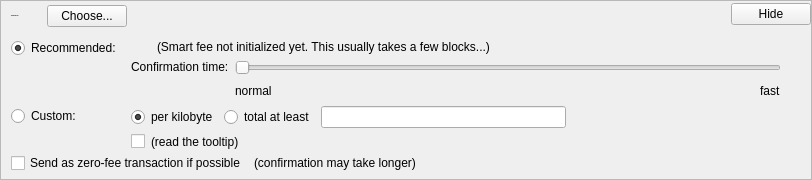
    <widget class="QFrame" name="frameFee">
     <property name="sizePolicy">
      <sizepolicy hsizetype="Expanding" vsizetype="Expanding">
       <horstretch>0</horstretch>
       <verstretch>0</verstretch>
      </sizepolicy>
     </property>
     <property name="maximumSize">
      <size>
       <width>16777215</width>
       <height>16777215</height>
      </size>
     </property>
     <property name="frameShape">
      <enum>QFrame::StyledPanel</enum>
     </property>
     <property name="frameShadow">
      <enum>QFrame::Sunken</enum>
     </property>
     <layout class="QVBoxLayout" name="verticalLayoutFee1">
      <property name="spacing">
       <number>0</number>
      </property>
      <property name="margin">
       <number>0</number>
      </property>
      <item>
       <layout class="QVBoxLayout" name="verticalLayoutFee2" stretch="0,0,0">
        <property name="spacing">
         <number>0</number>
        </property>
        <property name="leftMargin">
         <number>10</number>
        </property>
        <property name="topMargin">
         <number>0</number>
        </property>
        <item>
         <layout class="QHBoxLayout" name="horizontalLayoutFee1">
          <property name="bottomMargin">
           <number>0</number>
          </property>
          <item>
           <layout class="QVBoxLayout" name="verticalLayoutFee7">
            <property name="spacing">
             <number>0</number>
            </property>
            <item>
             <spacer name="verticalSpacerSmartFee">
              <property name="orientation">
               <enum>Qt::Vertical</enum>
              </property>
              <property name="sizeType">
               <enum>QSizePolicy::Fixed</enum>
              </property>
              <property name="sizeHint" stdset="0">
               <size>
                <width>1</width>
                <height>4</height>
               </size>
              </property>
             </spacer>
            </item>
            <item>
             <layout class="QHBoxLayout" name="horizontalLayoutSmartFee">
              <property name="spacing">
               <number>10</number>
              </property>
              <item>
               <widget class="QLabel" name="labelFeeHeadline">
                <property name="sizePolicy">
                 <sizepolicy hsizetype="Preferred" vsizetype="Maximum">
                  <horstretch>0</horstretch>
                  <verstretch>0</verstretch>
                 </sizepolicy>
                </property>
                <property name="font">
                 <font>
                  <pointsize>-1</pointsize>
                  <weight>75</weight>
                  <bold>true</bold>
                 </font>
                </property>
                <property name="styleSheet">
                 <string notr="true">font-weight:bold;</string>
                </property>
                <property name="text">
                 <string>Transaction Fee:</string>
                </property>
               </widget>
              </item>
              <item>
               <widget class="QLabel" name="labelFeeMinimized">
                <property name="text">
                 <string/>
                </property>
               </widget>
              </item>
              <item>
               <widget class="QPushButton" name="buttonChooseFee">
                <property name="text">
                 <string>Choose...</string>
                </property>
               </widget>
              </item>
             </layout>
            </item>
            <item>
             <spacer name="verticalSpacer_5">
              <property name="orientation">
               <enum>Qt::Vertical</enum>
              </property>
              <property name="sizeHint" stdset="0">
               <size>
                <width>1</width>
                <height>1</height>
               </size>
              </property>
             </spacer>
            </item>
           </layout>
          </item>
          <item>
           <spacer name="horizontalSpacer_4">
            <property name="orientation">
             <enum>Qt::Horizontal</enum>
            </property>
            <property name="sizeHint" stdset="0">
             <size>
              <width>40</width>
              <height>20</height>
             </size>
            </property>
           </spacer>
          </item>
          <item>
           <widget class="QPushButton" name="buttonMinimizeFee">
            <property name="toolTip">
             <string>collapse fee-settings</string>
            </property>
            <property name="text">
             <string>Hide</string>
            </property>
           </widget>
          </item>
         </layout>
        </item>
        <item>
         <widget class="QFrame" name="frameFeeSelection">
          <layout class="QVBoxLayout" name="verticalLayoutFee12">
           <property name="spacing">
            <number>0</number>
           </property>
           <property name="margin">
            <number>0</number>
           </property>
           <item>
            <layout class="QGridLayout" name="gridLayoutFee">
             <property name="topMargin">
              <number>10</number>
             </property>
             <property name="bottomMargin">
              <number>4</number>
             </property>
             <property name="horizontalSpacing">
              <number>10</number>
             </property>
             <property name="verticalSpacing">
              <number>4</number>
             </property>
             <item row="1" column="1">
              <layout class="QVBoxLayout" name="verticalLayoutFee8">
               <property name="spacing">
                <number>6</number>
               </property>
               <item>
                <layout class="QHBoxLayout" name="horizontalLayoutFee13">
                 <item>
                  <widget class="QRadioButton" name="radioCustomPerKilobyte">
                   <property name="toolTip">
                    <string>If the custom fee is set to 1000 satoshis and the transaction is only 250 bytes, then &quot;per kilobyte&quot; only pays 250 satoshis in fee, while &quot;total at least&quot; pays 1000 satoshis. For transactions bigger than a kilobyte both pay by kilobyte.</string>
                   </property>
                   <property name="text">
                    <string>per kilobyte</string>
                   </property>
                   <property name="checked">
                    <bool>true</bool>
                   </property>
                   <attribute name="buttonGroup">
                    <string notr="true">groupCustomFee</string>
                   </attribute>
                  </widget>
                 </item>
                 <item>
                  <widget class="QRadioButton" name="radioCustomAtLeast">
                   <property name="toolTip">
                    <string>If the custom fee is set to 1000 satoshis and the transaction is only 250 bytes, then &quot;per kilobyte&quot; only pays 250 satoshis in fee, while &quot;total at least&quot; pays 1000 satoshis. For transactions bigger than a kilobyte both pay by kilobyte.</string>
                   </property>
                   <property name="text">
                    <string>total at least</string>
                   </property>
                   <attribute name="buttonGroup">
                    <string notr="true">groupCustomFee</string>
                   </attribute>
                  </widget>
                 </item>
                 <item>
                  <widget class="BitcoinAmountField" name="customFee"/>
                 </item>
                 <item>
                  <spacer name="horizontalSpacer_6">
                   <property name="orientation">
                    <enum>Qt::Horizontal</enum>
                   </property>
                   <property name="sizeHint" stdset="0">
                    <size>
                     <width>1</width>
                     <height>1</height>
                    </size>
                   </property>
                  </spacer>
                 </item>
                </layout>
               </item>
               <item>
                <layout class="QHBoxLayout" name="horizontalLayoutFee8">
                 <item>
                  <widget class="QCheckBox" name="checkBoxMinimumFee">
                   <property name="toolTip">
                    <string>Paying only the minimum fee is just fine as long as there is less transaction volume than space in the blocks. But be aware that this can end up in a never confirming transaction once there is more demand for bitcoin transactions than the network can process.</string>
                   </property>
                   <property name="text">
                    <string/>
                   </property>
                  </widget>
                 </item>
                 <item>
                  <widget class="QLabel" name="labelMinFeeWarning">
                   <property name="enabled">
                    <bool>true</bool>
                   </property>
                   <property name="toolTip">
                    <string>Paying only the minimum fee is just fine as long as there is less transaction volume than space in the blocks. But be aware that this can end up in a never confirming transaction once there is more demand for bitcoin transactions than the network can process.</string>
                   </property>
                   <property name="text">
                    <string>(read the tooltip)</string>
                   </property>
                   <property name="margin">
                    <number>5</number>
                   </property>
                  </widget>
                 </item>
                 <item>
                  <spacer name="horizontalSpacer_2">
                   <property name="orientation">
                    <enum>Qt::Horizontal</enum>
                   </property>
                   <property name="sizeHint" stdset="0">
                    <size>
                     <width>1</width>
                     <height>1</height>
                    </size>
                   </property>
                  </spacer>
                 </item>
                </layout>
               </item>
              </layout>
             </item>
             <item row="0" column="0">
              <layout class="QVBoxLayout" name="verticalLayoutFee4" stretch="0,1">
               <item>
                <widget class="QRadioButton" name="radioSmartFee">
                 <property name="text">
                  <string>Recommended:</string>
                 </property>
                 <property name="checked">
                  <bool>true</bool>
                 </property>
                 <attribute name="buttonGroup">
                  <string notr="true">groupFee</string>
                 </attribute>
                </widget>
               </item>
               <item>
                <spacer name="verticalSpacer_2">
                 <property name="orientation">
                  <enum>Qt::Vertical</enum>
                 </property>
                 <property name="sizeHint" stdset="0">
                  <size>
                   <width>1</width>
                   <height>1</height>
                  </size>
                 </property>
                </spacer>
               </item>
              </layout>
             </item>
             <item row="1" column="0">
              <layout class="QVBoxLayout" name="verticalLayoutFee9" stretch="0,1">
               <item>
                <widget class="QRadioButton" name="radioCustomFee">
                 <property name="text">
                  <string>Custom:</string>
                 </property>
                 <attribute name="buttonGroup">
                  <string notr="true">groupFee</string>
                 </attribute>
                </widget>
               </item>
               <item>
                <spacer name="verticalSpacer_6">
                 <property name="orientation">
                  <enum>Qt::Vertical</enum>
                 </property>
                 <property name="sizeHint" stdset="0">
                  <size>
                   <width>1</width>
                   <height>1</height>
                  </size>
                 </property>
                </spacer>
               </item>
              </layout>
             </item>
             <item row="0" column="1">
              <layout class="QVBoxLayout" name="verticalLayoutFee3" stretch="0,0,1">
               <property name="spacing">
                <number>6</number>
               </property>
               <property name="topMargin">
                <number>2</number>
               </property>
               <item>
                <layout class="QHBoxLayout" name="horizontalLayoutFee12">
                 <item>
                  <widget class="QLabel" name="labelSmartFee">
                   <property name="text">
                    <string/>
                   </property>
                   <property name="margin">
                    <number>2</number>
                   </property>
                  </widget>
                 </item>
                 <item>
                  <widget class="QLabel" name="labelFeeEstimation">
                   <property name="text">
                    <string/>
                   </property>
                  </widget>
                 </item>
                 <item>
                  <widget class="QLabel" name="labelSmartFee2">
                   <property name="text">
                    <string>(Smart fee not initialized yet. This usually takes a few blocks...)</string>
                   </property>
                   <property name="margin">
                    <number>2</number>
                   </property>
                  </widget>
                 </item>
                 <item>
                  <spacer name="horizontalSpacer_5">
                   <property name="orientation">
                    <enum>Qt::Horizontal</enum>
                   </property>
                   <property name="sizeHint" stdset="0">
                    <size>
                     <width>1</width>
                     <height>1</height>
                    </size>
                   </property>
                  </spacer>
                 </item>
                </layout>
               </item>
               <item>
                <layout class="QHBoxLayout" name="horizontalLayoutFee9">
                 <item>
                  <layout class="QVBoxLayout" name="verticalLayoutFee6">
                   <item>
                    <widget class="QLabel" name="labelSmartFee3">
                     <property name="text">
                      <string>Confirmation time:</string>
                     </property>
                     <property name="margin">
                      <number>2</number>
                     </property>
                    </widget>
                   </item>
                   <item>
                    <spacer name="verticalSpacer_3">
                     <property name="orientation">
                      <enum>Qt::Vertical</enum>
                     </property>
                     <property name="sizeHint" stdset="0">
                      <size>
                       <width>1</width>
                       <height>1</height>
                      </size>
                     </property>
                    </spacer>
                   </item>
                  </layout>
                 </item>
                 <item>
                  <layout class="QVBoxLayout" name="verticalLayoutFee5">
                   <property name="rightMargin">
                    <number>30</number>
                   </property>
                   <item>
                    <widget class="QSlider" name="sliderSmartFee">
                     <property name="minimum">
                      <number>0</number>
                     </property>
                     <property name="maximum">
                      <number>24</number>
                     </property>
                     <property name="pageStep">
                      <number>1</number>
                     </property>
                     <property name="value">
                      <number>0</number>
                     </property>
                     <property name="orientation">
                      <enum>Qt::Horizontal</enum>
                     </property>
                     <property name="invertedAppearance">
                      <bool>false</bool>
                     </property>
                     <property name="invertedControls">
                      <bool>false</bool>
                     </property>
                     <property name="tickPosition">
                      <enum>QSlider::NoTicks</enum>
                     </property>
                    </widget>
                   </item>
                   <item>
                    <layout class="QHBoxLayout" name="horizontalLayoutFee10">
                     <item>
                      <widget class="QLabel" name="labelSmartFeeNormal">
                       <property name="text">
                        <string>normal</string>
                       </property>
                      </widget>
                     </item>
                     <item>
                      <spacer name="horizontalSpacer_3">
                       <property name="orientation">
                        <enum>Qt::Horizontal</enum>
                       </property>
                       <property name="sizeHint" stdset="0">
                        <size>
                         <width>40</width>
                         <height>20</height>
                        </size>
                       </property>
                      </spacer>
                     </item>
                     <item>
                      <widget class="QLabel" name="labelSmartFeeFast">
                       <property name="text">
                        <string>fast</string>
                       </property>
                      </widget>
                     </item>
                    </layout>
                   </item>
                  </layout>
                 </item>
                </layout>
               </item>
               <item>
                <spacer name="verticalSpacer_4">
                 <property name="orientation">
                  <enum>Qt::Vertical</enum>
                 </property>
                 <property name="sizeHint" stdset="0">
                  <size>
                   <width>1</width>
                   <height>1</height>
                  </size>
                 </property>
                </spacer>
               </item>
              </layout>
             </item>
            </layout>
           </item>
           <item>
            <layout class="QHBoxLayout" name="horizontalLayoutFee5" stretch="0,0,0">
             <property name="spacing">
              <number>8</number>
             </property>
             <property name="bottomMargin">
              <number>4</number>
             </property>
             <item>
              <widget class="QCheckBox" name="checkBoxFreeTx">
               <property name="text">
                <string>Send as zero-fee transaction if possible</string>
               </property>
              </widget>
             </item>
             <item>
              <widget class="QLabel" name="labelFreeTx">
               <property name="text">
                <string>(confirmation may take longer)</string>
               </property>
               <property name="margin">
                <number>5</number>
               </property>
              </widget>
             </item>
             <item>
              <spacer name="horizontalSpacerFee5">
               <property name="orientation">
                <enum>Qt::Horizontal</enum>
               </property>
               <property name="sizeHint" stdset="0">
                <size>
                 <width>1</width>
                 <height>1</height>
                </size>
               </property>
              </spacer>
             </item>
            </layout>
           </item>
           <item>
            <spacer name="verticalSpacerFee2">
             <property name="orientation">
              <enum>Qt::Vertical</enum>
             </property>
             <property name="sizeHint" stdset="0">
              <size>
               <width>1</width>
               <height>1</height>
              </size>
             </property>
            </spacer>
           </item>
          </layout>
         </widget>
        </item>
        <item>
         <spacer name="verticalSpacerFee">
          <property name="orientation">
           <enum>Qt::Vertical</enum>
          </property>
          <property name="sizeHint" stdset="0">
           <size>
            <width>800</width>
            <height>1</height>
           </size>
          </property>
         </spacer>
        </item>
       </layout>
      </item>
     </layout>
    </widget>
